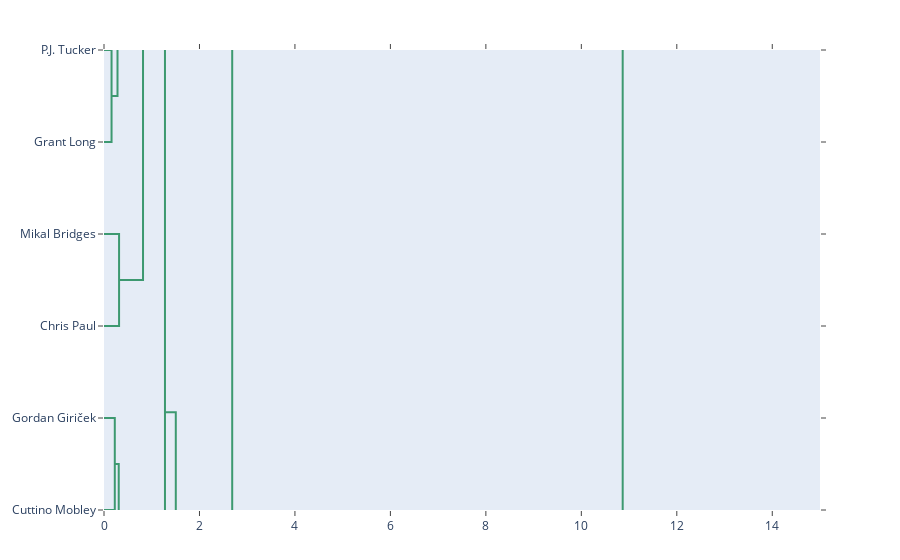

Here is the notebook cell this chart was saved with:
### Code cell
fig2 = create_dendrogram(X, labels=y, color_threshold=100, orientation='left')

target_player = 'Chris Paul'
tick_idx = np.argwhere(fig2.layout.yaxis.ticktext == target_player)[0][0]
# tick_val = fig2.layout.xaxis.tickvals[tick_idx]

zoomed_y_axis = [fig2.layout.yaxis.tickvals[tick_idx - 2], fig2.layout.yaxis.tickvals[tick_idx + 3]]
zoomed_x_axis = [0, 15]

fig2.update_xaxes(range=zoomed_x_axis, minallowed=0)#, rangeslider=dict(visible=True))
fig2.update_yaxes(range=zoomed_y_axis)
fig2.update_layout(autosize=True, margin=dict(t=50, b=50))
fig2.show(config={
    'modeBarButtonsToRemove': ['autoScale', 'resetScale']
})
